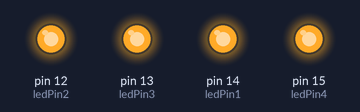
Bench run of a sketch on a simulated Arduino Uno, built with avr-gcc and run on an emulated ATmega328P. On the bench: output pins drawn as LEDs (lit = HIGH).

Above: at 0.1 s.
Timing chart, 0 to 1.6 s (numbered marks = the images above):
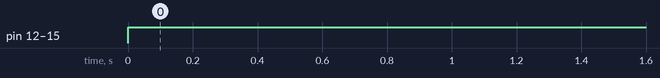

The sketch:

Pertemuan1_lab4.ino
```cpp
int ledPin1 = 14;
int ledPin2 = 12;
int ledPin3 = 13;
int ledPin4 = 15;

void setup() {
  pinMode(ledPin1, OUTPUT);
  pinMode(ledPin2, OUTPUT);
  pinMode(ledPin3, OUTPUT);
  pinMode(ledPin4, OUTPUT);
}

void loop() {
  digitalWrite(ledPin1, HIGH);
  digitalWrite(ledPin2, HIGH);
  digitalWrite(ledPin3, HIGH);
  digitalWrite(ledPin4, HIGH);
}
```

Measured:
- by itself, pin 12 (ledPin2), pin 13 (ledPin3), pin 14 (ledPin1), pin 15 (ledPin4): LOW → HIGH at 0.00 s
